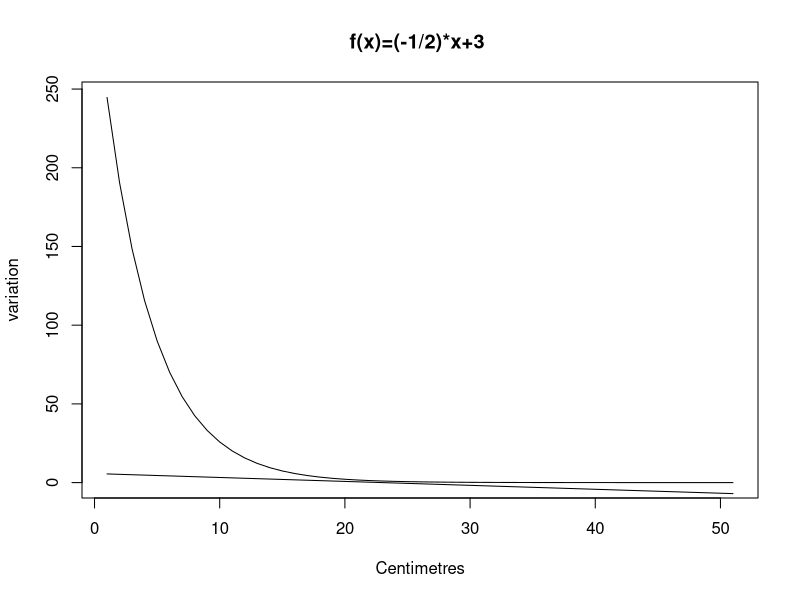
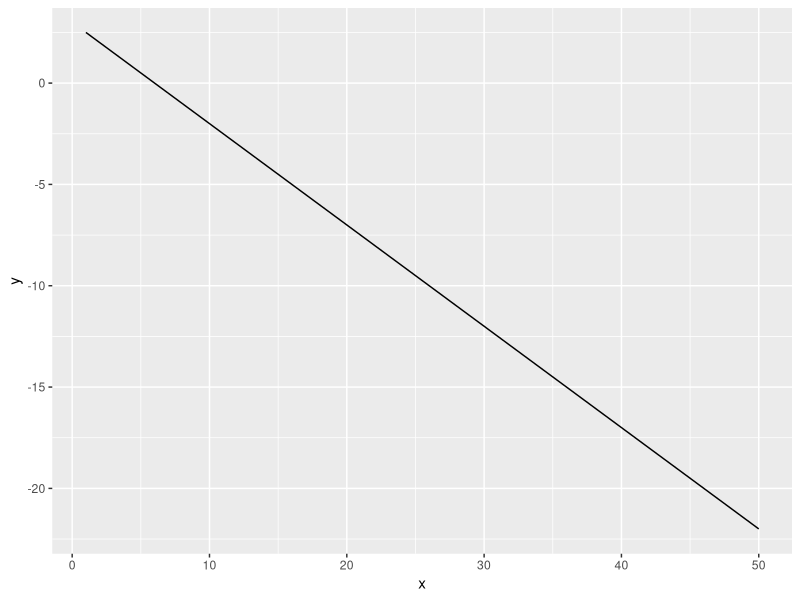

Write R code to recreate these figures, in order.
aexo112 <- function(x){
  (-1/2)*x+3 
}
sequence <- seq(from=-5, to=20, by=0.5)
p <-aexo112(sequence)
exp(p)
png(filename="exo-112-fonction.png",width=800,height=600)
plot(exp(p), type='l', xlab = "Centimetres", ylab = "variation", main = "f(x)=(-1/2)*x+3 ") 
lines(aexo112(sequence))
invisible(dev.off())

library("ggplot2")
exo112 <-function(x){(-1/2)*x+3 }
png(filename="exo-112-d.png",width=800,height=600)
ggplot(data.frame(x=c(1, 50)), aes(x=x)) + stat_function(fun=exo112, geom="line") + xlab("x") + ylab("y")
invisible(dev.off())
